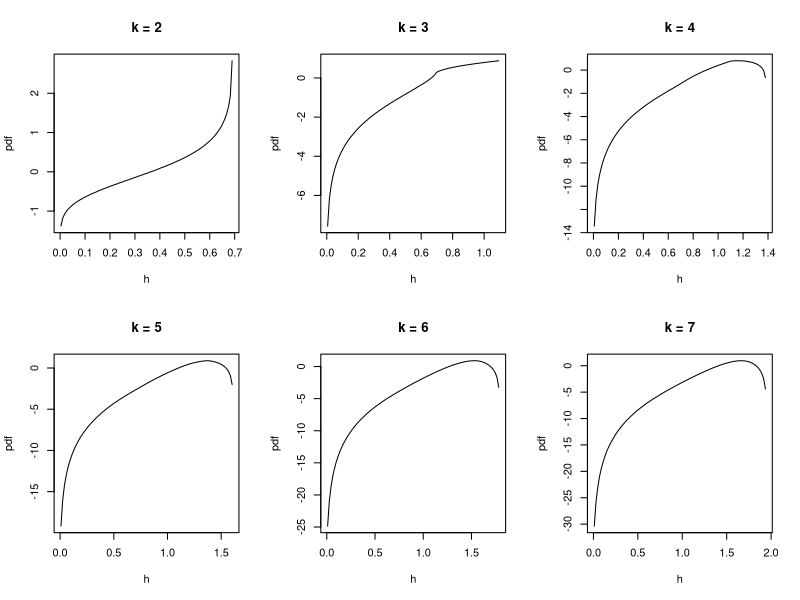

R code for this plot:

t2 <- read.table("entropy-approximation-2.csv")
t3 <- read.table("entropy-approximation-3.csv")
t4 <- read.table("entropy-approximation-4.csv")
t5 <- read.table("entropy-approximation-5.csv")
t6 <- read.table("entropy-approximation-6.csv")
t7 <- read.table("entropy-approximation-7.csv")
#t50 <- read.table("entropy-approximation-50.csv")

par(mfrow=c(2,3))
plot(t2, type="l", xlab="h", ylab="pdf", main="k = 2")
plot(t3, type="l", xlab="h", ylab="pdf", main="k = 3")
plot(t4, type="l", xlab="h", ylab="pdf", main="k = 4")
plot(t5, type="l", xlab="h", ylab="pdf", main="k = 5")
plot(t6, type="l", xlab="h", ylab="pdf", main="k = 6")
plot(t7, type="l", xlab="h", ylab="pdf", main="k = 7")
#plot(t50, type="l", log="y", xlab="h", ylab="pdf", main="k = 50")
